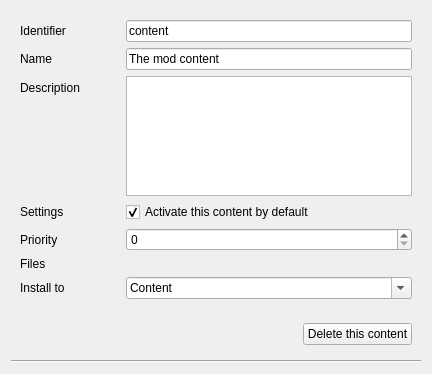
<?xml version="1.0" encoding="UTF-8"?>
<ui version="4.0">
 <class>ModImporterContentItem</class>
 <widget class="QWidget" name="ModImporterContentItem">
  <property name="geometry">
   <rect>
    <x>0</x>
    <y>0</y>
    <width>432</width>
    <height>348</height>
   </rect>
  </property>
  <property name="windowTitle">
   <string>Form</string>
  </property>
  <property name="locale">
   <locale language="English" country="UnitedStates"/>
  </property>
  <layout class="QVBoxLayout" name="verticalLayout">
   <item>
    <widget class="QWidget" name="widget" native="true">
     <layout class="QFormLayout" name="formLayout">
      <item row="1" column="0">
       <widget class="QLabel" name="label">
        <property name="minimumSize">
         <size>
          <width>100</width>
          <height>0</height>
         </size>
        </property>
        <property name="text">
         <string>Name</string>
        </property>
       </widget>
      </item>
      <item row="1" column="1">
       <widget class="QLineEdit" name="contentName">
        <property name="text">
         <string>The mod content</string>
        </property>
       </widget>
      </item>
      <item row="2" column="0">
       <widget class="QLabel" name="label_2">
        <property name="minimumSize">
         <size>
          <width>100</width>
          <height>0</height>
         </size>
        </property>
        <property name="text">
         <string>Description</string>
        </property>
       </widget>
      </item>
      <item row="2" column="1">
       <widget class="MarkdownTextEditor" name="contentDescription">
        <property name="minimumSize">
         <size>
          <width>0</width>
          <height>120</height>
         </size>
        </property>
       </widget>
      </item>
      <item row="3" column="0">
       <widget class="QLabel" name="label_3">
        <property name="minimumSize">
         <size>
          <width>100</width>
          <height>0</height>
         </size>
        </property>
        <property name="text">
         <string>Settings</string>
        </property>
       </widget>
      </item>
      <item row="3" column="1">
       <widget class="QCheckBox" name="contentIsDefault">
        <property name="text">
         <string>Activate this content by default</string>
        </property>
        <property name="checked">
         <bool>true</bool>
        </property>
       </widget>
      </item>
      <item row="5" column="0">
       <widget class="QLabel" name="label_4">
        <property name="minimumSize">
         <size>
          <width>100</width>
          <height>0</height>
         </size>
        </property>
        <property name="text">
         <string>Files</string>
        </property>
       </widget>
      </item>
      <item row="6" column="0">
       <widget class="QLabel" name="label_5">
        <property name="minimumSize">
         <size>
          <width>100</width>
          <height>0</height>
         </size>
        </property>
        <property name="text">
         <string>Install to</string>
        </property>
       </widget>
      </item>
      <item row="5" column="1">
       <widget class="FileStash" name="contentFiles" native="true">
        <property name="sizePolicy">
         <sizepolicy hsizetype="Expanding" vsizetype="Preferred">
          <horstretch>0</horstretch>
          <verstretch>0</verstretch>
         </sizepolicy>
        </property>
       </widget>
      </item>
      <item row="6" column="1">
       <widget class="QComboBox" name="contentInstallTo">
        <property name="sizePolicy">
         <sizepolicy hsizetype="Expanding" vsizetype="Fixed">
          <horstretch>0</horstretch>
          <verstretch>0</verstretch>
         </sizepolicy>
        </property>
        <property name="editable">
         <bool>true</bool>
        </property>
        <property name="currentText">
         <string>Content</string>
        </property>
       </widget>
      </item>
      <item row="0" column="0">
       <widget class="QLabel" name="label_6">
        <property name="minimumSize">
         <size>
          <width>100</width>
          <height>0</height>
         </size>
        </property>
        <property name="text">
         <string>Identifier</string>
        </property>
       </widget>
      </item>
      <item row="0" column="1">
       <widget class="IdentifierLineEdit" name="contentId">
        <property name="locale">
         <locale language="English" country="UnitedStates"/>
        </property>
        <property name="text">
         <string>content</string>
        </property>
       </widget>
      </item>
      <item row="4" column="0">
       <widget class="QLabel" name="label_7">
        <property name="minimumSize">
         <size>
          <width>100</width>
          <height>0</height>
         </size>
        </property>
        <property name="text">
         <string>Priority</string>
        </property>
       </widget>
      </item>
      <item row="4" column="1">
       <widget class="QSpinBox" name="contentPriority"/>
      </item>
     </layout>
    </widget>
   </item>
   <item>
    <widget class="QWidget" name="widget_2" native="true">
     <layout class="QHBoxLayout" name="horizontalLayout">
      <item>
       <spacer name="horizontalSpacer">
        <property name="orientation">
         <enum>Qt::Horizontal</enum>
        </property>
        <property name="sizeHint" stdset="0">
         <size>
          <width>40</width>
          <height>20</height>
         </size>
        </property>
       </spacer>
      </item>
      <item>
       <widget class="QPushButton" name="btnDelete">
        <property name="text">
         <string>Delete this content</string>
        </property>
        <property name="icon">
         <iconset theme="list-remove"/>
        </property>
       </widget>
      </item>
     </layout>
    </widget>
   </item>
   <item>
    <widget class="Line" name="line">
     <property name="orientation">
      <enum>Qt::Horizontal</enum>
     </property>
    </widget>
   </item>
  </layout>
 </widget>
 <customwidgets>
  <customwidget>
   <class>MarkdownTextEditor</class>
   <extends>QPlainTextEdit</extends>
   <header>markdowntexteditor.h</header>
  </customwidget>
  <customwidget>
   <class>IdentifierLineEdit</class>
   <extends>QLineEdit</extends>
   <header>identifierlineedit.h</header>
  </customwidget>
  <customwidget>
   <class>FileStash</class>
   <extends>QWidget</extends>
   <header>filestash.h</header>
   <container>1</container>
  </customwidget>
 </customwidgets>
 <resources/>
 <connections/>
</ui>
